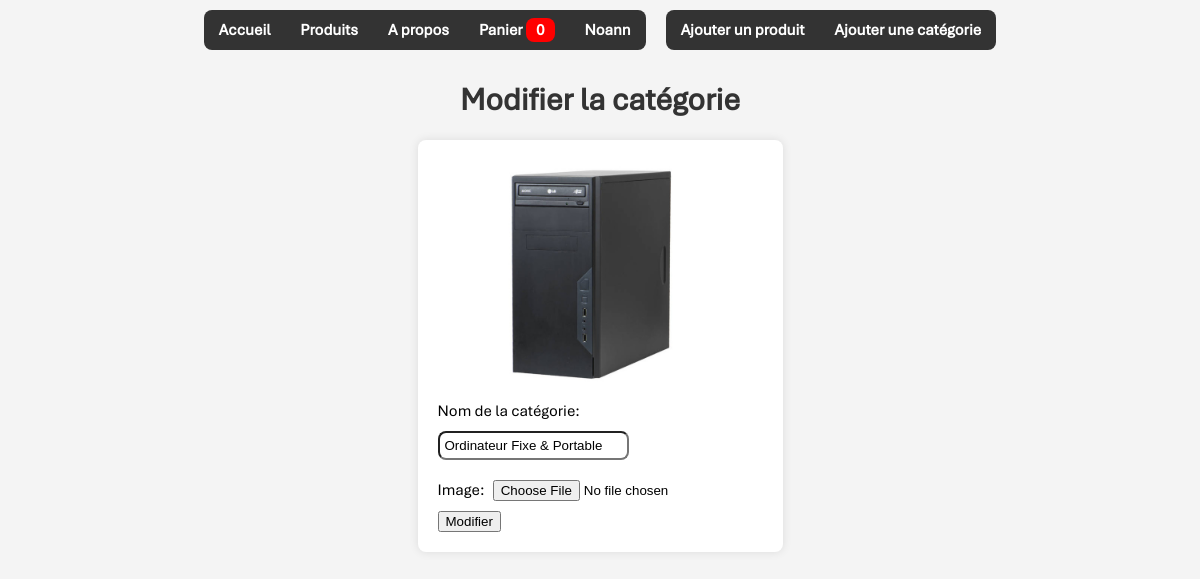
Page /editcategories?id=1 (signed in) on the committed database.
### tables this page shows
CREATE TABLE IF NOT EXISTS CATEGORIE
 (
   ID INTEGER(2) NOT NULL AUTO_INCREMENT ,
   LIBELLE VARCHAR(30) NOT NULL  ,
   IMAGE VARCHAR(128) NOT NULL  
   , PRIMARY KEY (ID) 
 );

### editcategories.php (the view, shortened to what this page needs)
<?php
include 'header.php';
$id = $_GET['id'] ?? null;
$stmt = $db->prepare('SELECT * FROM categorie WHERE ID = ?');
$stmt->execute([$id]);
$categorie = $stmt->fetch();
?>
<h1>Modifier la catégorie</h1>
<div class="categories" style="max-width: 60%;">
    <div class="produits">
        <img style="width:300px; height:100%" src="image/<?= $categorie['ID'].'/'.$categorie['IMAGE'] ?>" alt="">
        <div>
            <form action="#" method="post" enctype="multipart/form-data">
                <label for="libelle">Nom de la catégorie:</label>
                <input type="text" name="libelle" id="libelle" value="<?= htmlspecialchars($categorie['LIBELLE']) ?>" required><br>
                <label for="image">Image:</label>
                <input type="file" name="image" id="image" required><br>
                <button type="submit">Modifier</button>
            </form>
        </div>
    </div>
</div>

### css/main.css (style rules this page uses)
html, body { min-height: 100%; }
body { background-color: #f4f4f4; font-family: "Aptos", sans-serif; margin: 0; }
.categories { display: flex; justify-content: center; gap: 20px; flex-wrap: wrap; max-width: 75%; margin: auto; }
.produits { display: flex; flex-direction: column; background-color: #ffffff; padding: 20px; box-shadow: 0 0 10px rgba(0, 0, 0, 0.1); max-width: 325px; width: 100%; border-radius: 8px; }
.produits div { margin-top: 15px; }

### css/menu.css (style rules this page uses)
h1 { color: #333; text-align: center; margin-top: 20px; }

### css/form.css (style rules this page uses)
label { margin-bottom: 6px; }
input { margin-bottom: 5px; margin-top: 10px; padding: 5px; outline: 0; border-radius: 8px; }

### rows in the picture
categorie: IMAGE (picture), libelle "Ordinateur Fixe & Portable"

### other values in the picture
$_SESSION['user']['utilisateur'] "Noann"
